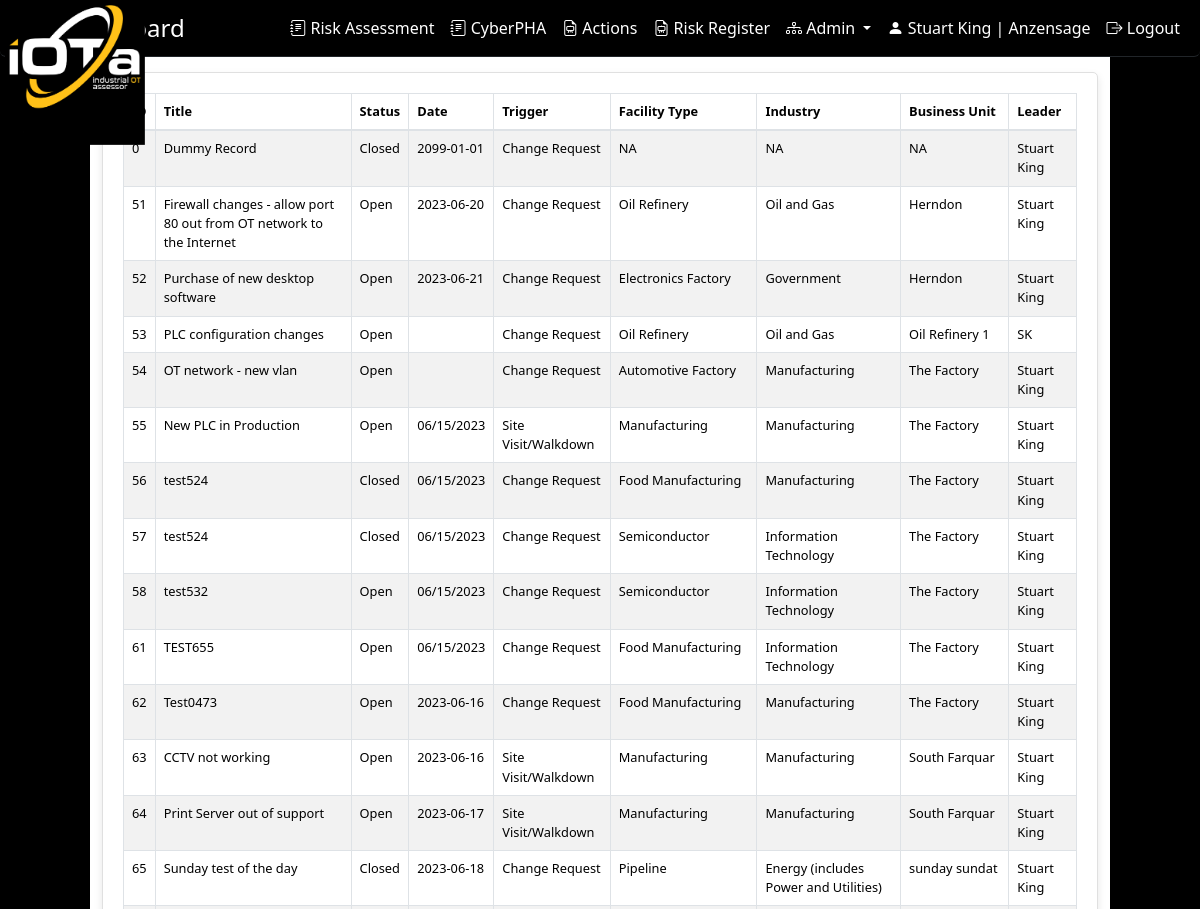
Page /OTRisk/reports (signed in, upper part) on the earlier database version.
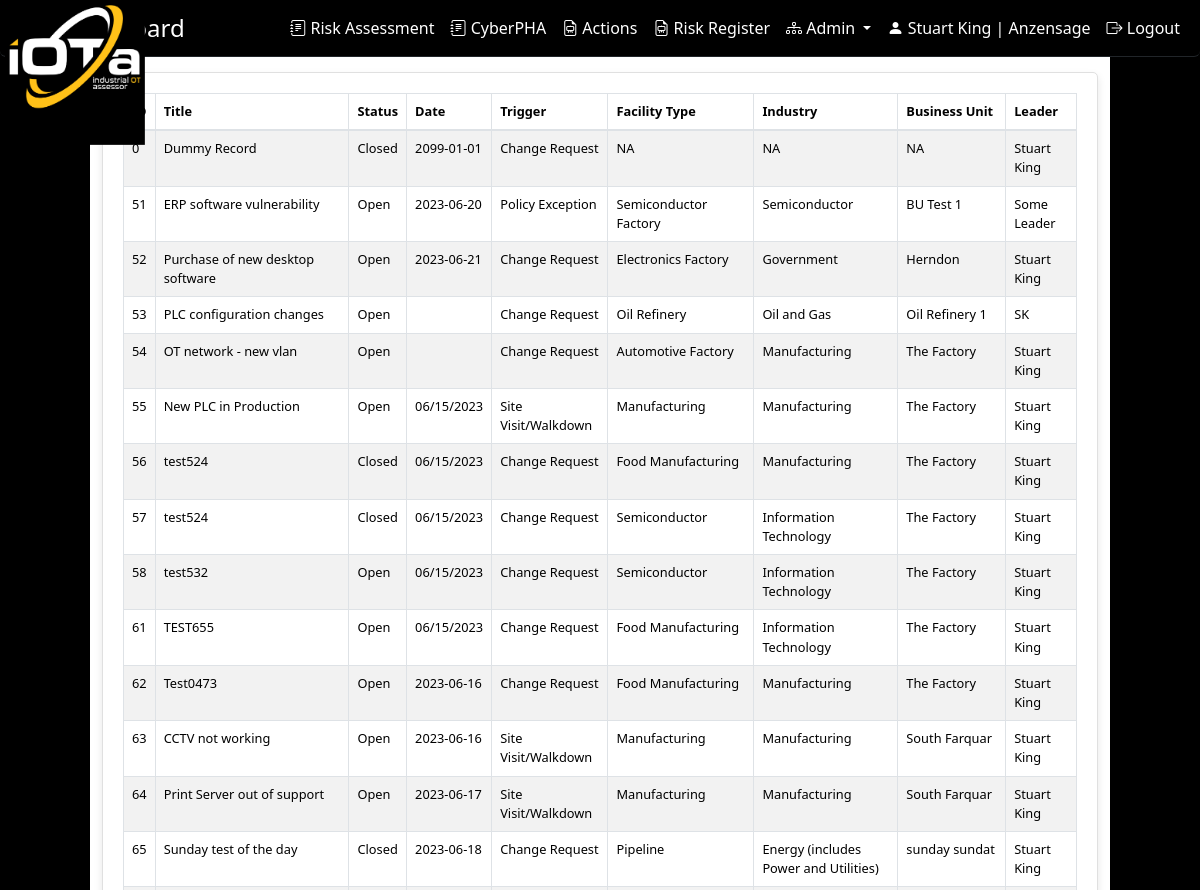
Same page on the later database version.
### OTRisk/models/raw.py (models this page shows)
class RAWorksheet(models.Model):
    ID = models.AutoField(primary_key=True)
    RATitle = models.CharField(max_length=255)
    RADescription = models.CharField(max_length=255)
    RADate = models.CharField(max_length=255)
    RASynopsis = models.CharField(max_length=255)
    UserID = models.IntegerField()
    STATUS_CHOICES = [
        ("Open", "Open"),
        ("Closed", "Closed"),
    ]
    StatusFlag = models.CharField(max_length=6, choices=STATUS_CHOICES, default='Open')
    RATrigger = models.CharField(max_length=25)
    AssessorName = models.CharField(max_length=50)
    BusinessUnit = models.CharField(max_length=50)
    BusinessUnitType = models.CharField(max_length=50)
    EmployeeCount = models.IntegerField(null=True, default=0)
    RegulatoryOversight = models.CharField(max_length=5)
    WalkdownID = models.IntegerField()
    industry = models.CharField(max_length=30)
    cyberPHAID = models.IntegerField(default=0)
    organization = models.ForeignKey(Organization, on_delete=models.CASCADE)
    revenue = models.IntegerField()
    insurance = models.IntegerField()
    deductable = models.IntegerField()
    class Meta:
        db_table = 'tblRAWorksheet'

### OTRisk/raw_views.py (the view)
# urls.py: path('reports', views.reports, name='reports'),
@login_required()
def reports(request):
    org_id = get_user_organization_id(request)
    qraw_reports = RAWorksheet.objects.filter(organization_id=org_id)
    organization_id_from_session = request.session.get('user_organization')
    users_in_organization = User.objects.filter(userprofile__organization__id=organization_id_from_session)
    pha_reports = tblCyberPHAHeader.objects.filter(UserID__in=users_in_organization)
    return render(request, 'report.html',
                  {'qraw_reports': qraw_reports,
                   'pha_reports': pha_reports})

### OTRisk/dashboard_views.py (called while the page is built)
def get_user_organization_id(request):
    user_profile = UserProfile.objects.get(user=request.user)
    request.session['user_organization'] = user_profile.organization.id
    return user_profile.organization.id

### OTRisk/templates/OTRisk/report.html (shortened to what the changed rows need)
{% load static %}
<!DOCTYPE html>
<html>
<head>
    <link rel="stylesheet" href="https://stackpath.bootstrapcdn.com/bootstrap/4.1.1/css/bootstrap.min.css">
    <link rel="stylesheet" href="https://cdnjs.cloudflare.com/ajax/libs/bootstrap-select/1.13.1/css/bootstrap-select.min.css">
    <link href="https://cdn.jsdelivr.net/npm/bootstrap-icons@1.7.1/font/bootstrap-icons.css" rel="stylesheet">
    <link rel="stylesheet" href="https://cdn.datatables.net/1.10.2/css/jquery.dataTables.min.css">
    <link href="https://cdn.jsdelivr.net/npm/select2@4.1.0-beta.1/dist/css/select2.min.css" rel="stylesheet" />
    {% load django_bootstrap5 %}
     {% bootstrap_css %}
</head>
<body>
<div class="row">
    <div class="col-md-10 custom-bg">
        <br><br><br>
        <div id="rawtableWrapper" class="table-wrapper">
        <table id="rawtable" class="table table-striped table-bordered small-font">
        <thead>
            <tr>
                <th>ID</th>
                <th>Title</th>
                <th>Status</th>
                <th>Date</th>
                <th>Trigger</th>
                <th>Facility Type</th>
                <th>Industry</th>
                <th>Business Unit</th>
                <th>Leader</th>
            </tr>
        </thead>
        <tbody>
            {% for qraw_reports in qraw_reports %}
                <tr
                    data-ID="{{ qraw_reports.ID }}"
                    data-revenue="{{ qraw_reports.revenue }}"
                    data-insurance="{{ qraw_reports.insurance }}"
                    data-deductable="{{ qraw_reports.deductable }}" class="selectable-row">
                    <td>{{ qraw_reports.ID }}</td>
                    <td>{{ qraw_reports.RATitle }}</td>
                    <td>{{ qraw_reports.StatusFlag }}</td>
                    <td>{{ qraw_reports.RADate }}</td>
                    <td>{{ qraw_reports.RATrigger }}</td>
                    <td>{{ qraw_reports.BusinessUnitType }}</td>
                    <td>{{ qraw_reports.industry }}</td>
                    <td>{{ qraw_reports.BusinessUnit }}</td>
                    <td>{{ qraw_reports.AssessorName }}</td>
                </tr>
            {% endfor %}
        </tbody>
        </table>
        </div>
    </div>
</div>
</body>
</html>

Differences in the rows shown:
changed RAWorksheet id 51: RATitle "Firewall changes - allow port 80 out from OT network to the Internet" → "ERP software vulnerability"; RATrigger "Change Request" → "Policy Exception"; BusinessUnitType "Oil Refinery" → "Semiconductor Factory"; industry "Oil and Gas" → "Semiconductor"; BusinessUnit "Herndon" → "BU Test 1"; AssessorName "Stuart King" → "Some Leader"
